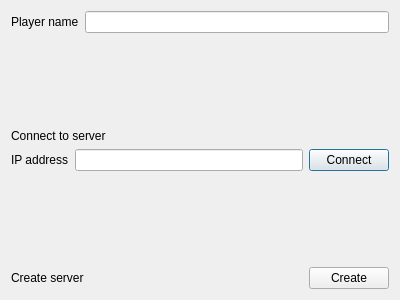
<?xml version="1.0" encoding="UTF-8"?>
<ui version="4.0">
 <class>connect_dialog</class>
 <widget class="QDialog" name="connect_dialog">
  <property name="geometry">
   <rect>
    <x>0</x>
    <y>0</y>
    <width>400</width>
    <height>300</height>
   </rect>
  </property>
  <property name="windowTitle">
   <string>Dialog</string>
  </property>
  <layout class="QVBoxLayout" name="verticalLayout_2">
   <item>
    <layout class="QHBoxLayout" name="horizontalLayout">
     <item>
      <widget class="QLabel" name="lName">
       <property name="text">
        <string>Player name</string>
       </property>
      </widget>
     </item>
     <item>
      <widget class="QLineEdit" name="lEName"/>
     </item>
    </layout>
   </item>
   <item>
    <spacer name="verticalSpacer">
     <property name="orientation">
      <enum>Qt::Vertical</enum>
     </property>
     <property name="sizeHint" stdset="0">
      <size>
       <width>20</width>
       <height>40</height>
      </size>
     </property>
    </spacer>
   </item>
   <item>
    <layout class="QVBoxLayout" name="verticalLayout">
     <item>
      <widget class="QLabel" name="lConnect">
       <property name="text">
        <string>Connect to server</string>
       </property>
      </widget>
     </item>
     <item>
      <layout class="QHBoxLayout" name="horizontalLayout_2">
       <item>
        <widget class="QLabel" name="l_IP">
         <property name="text">
          <string>IP address</string>
         </property>
        </widget>
       </item>
       <item>
        <widget class="QLineEdit" name="le_IP"/>
       </item>
       <item>
        <widget class="QPushButton" name="pb_Connect">
         <property name="text">
          <string>Connect</string>
         </property>
        </widget>
       </item>
      </layout>
     </item>
    </layout>
   </item>
   <item>
    <spacer name="verticalSpacer_2">
     <property name="orientation">
      <enum>Qt::Vertical</enum>
     </property>
     <property name="sizeHint" stdset="0">
      <size>
       <width>20</width>
       <height>40</height>
      </size>
     </property>
    </spacer>
   </item>
   <item>
    <layout class="QHBoxLayout" name="horizontalLayout_3">
     <item>
      <widget class="QLabel" name="l_create">
       <property name="text">
        <string>Create server</string>
       </property>
      </widget>
     </item>
     <item>
      <spacer name="horizontalSpacer">
       <property name="orientation">
        <enum>Qt::Horizontal</enum>
       </property>
       <property name="sizeHint" stdset="0">
        <size>
         <width>40</width>
         <height>20</height>
        </size>
       </property>
      </spacer>
     </item>
     <item>
      <widget class="QPushButton" name="pb_create">
       <property name="text">
        <string>Create</string>
       </property>
      </widget>
     </item>
    </layout>
   </item>
  </layout>
 </widget>
 <resources/>
 <connections/>
</ui>
